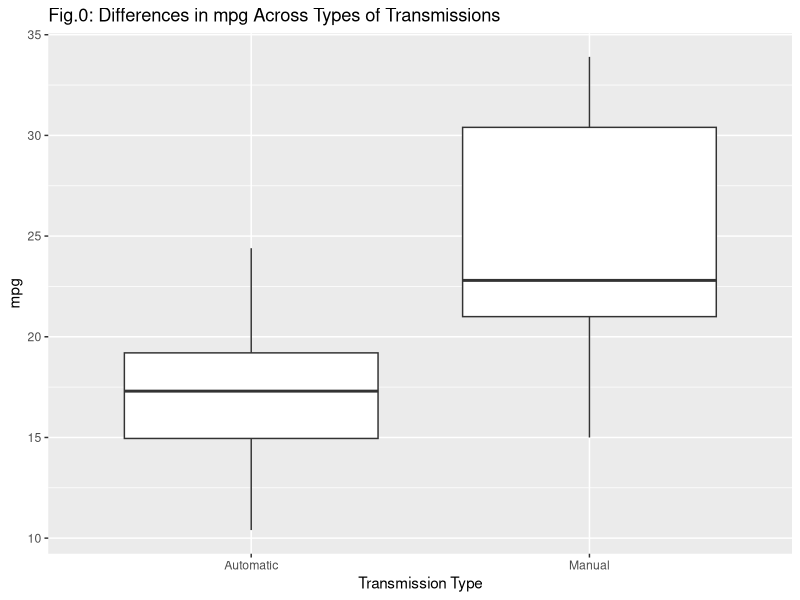
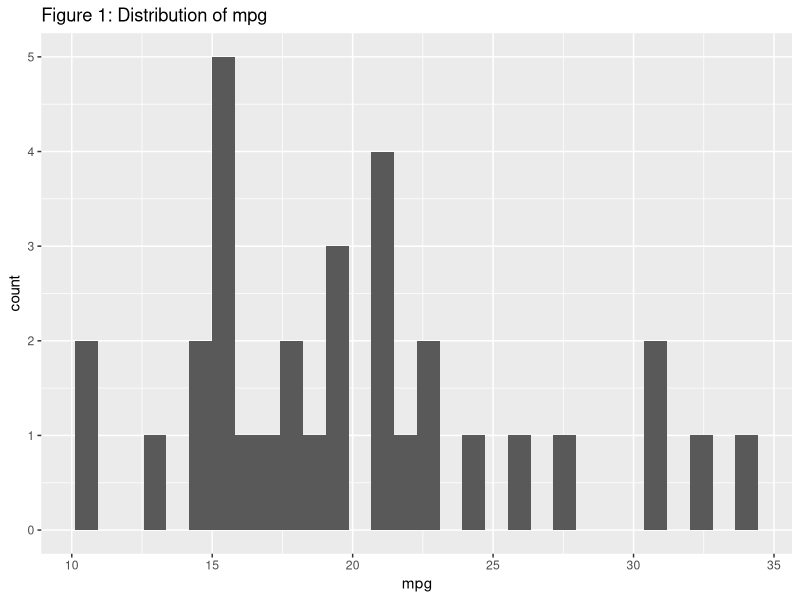
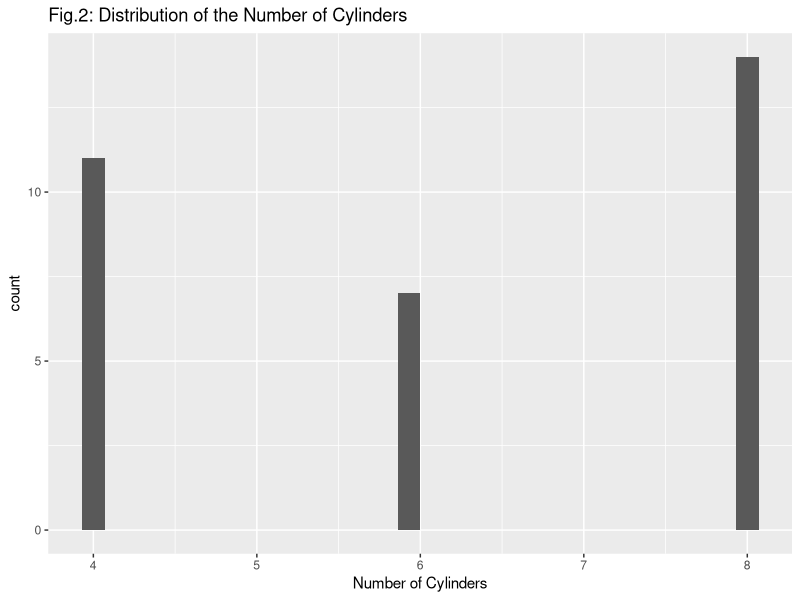
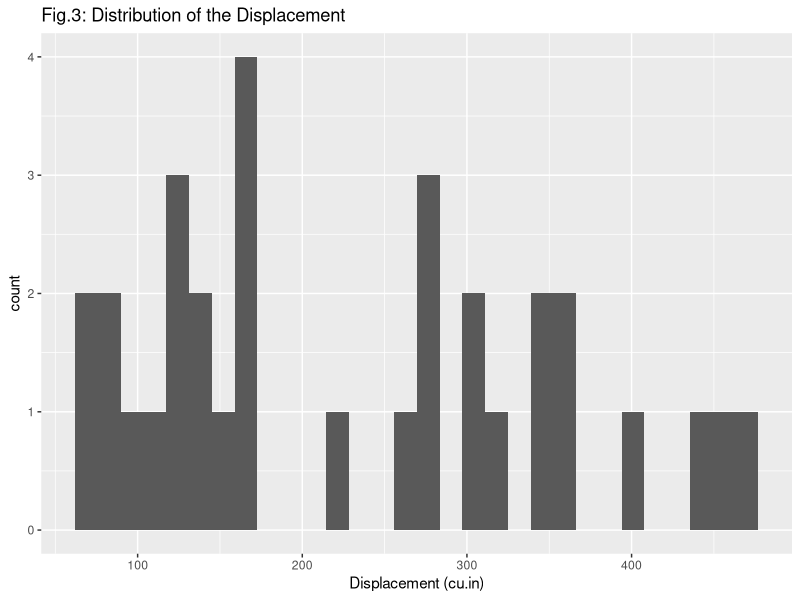
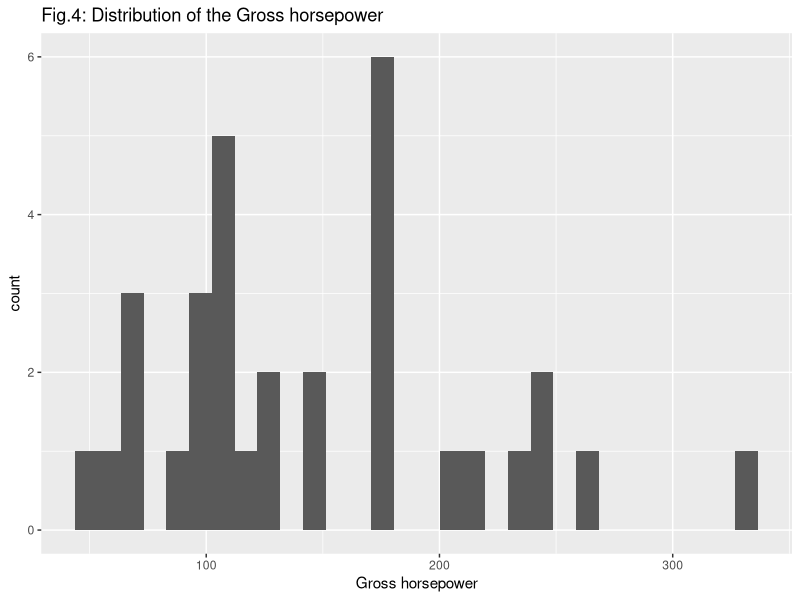
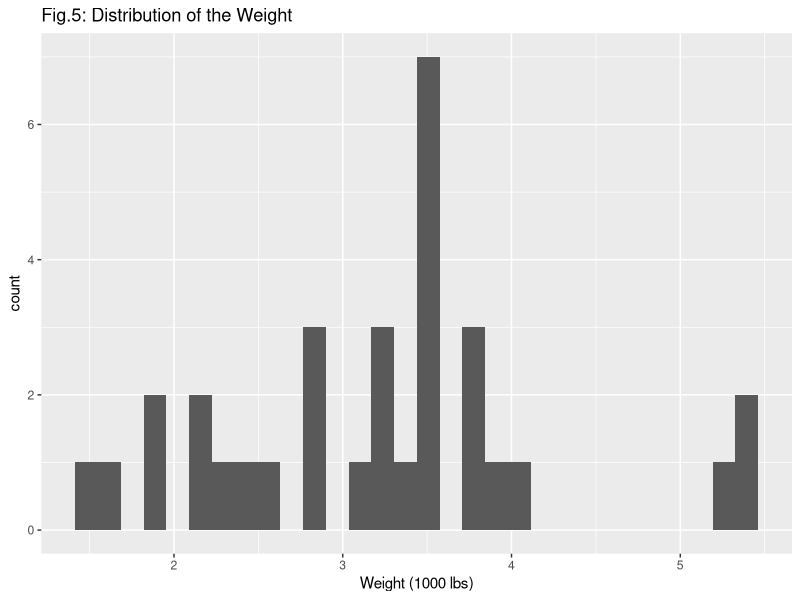
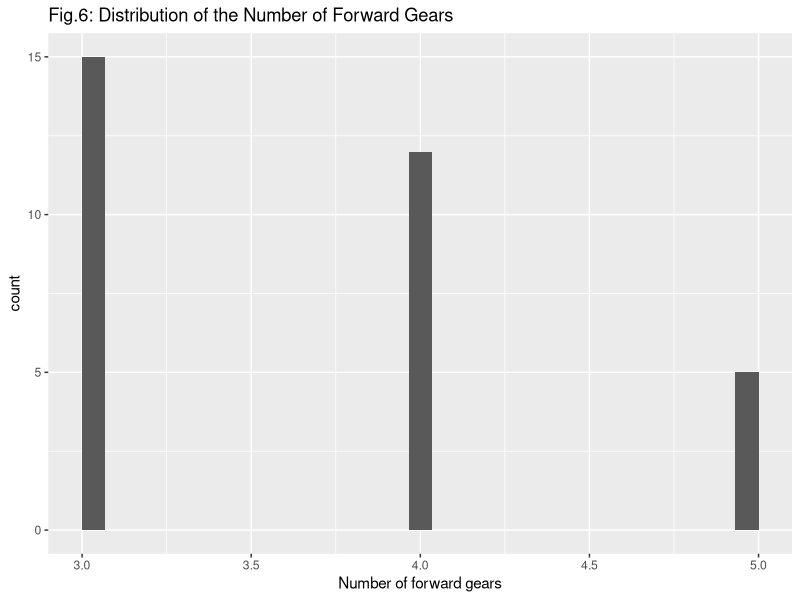
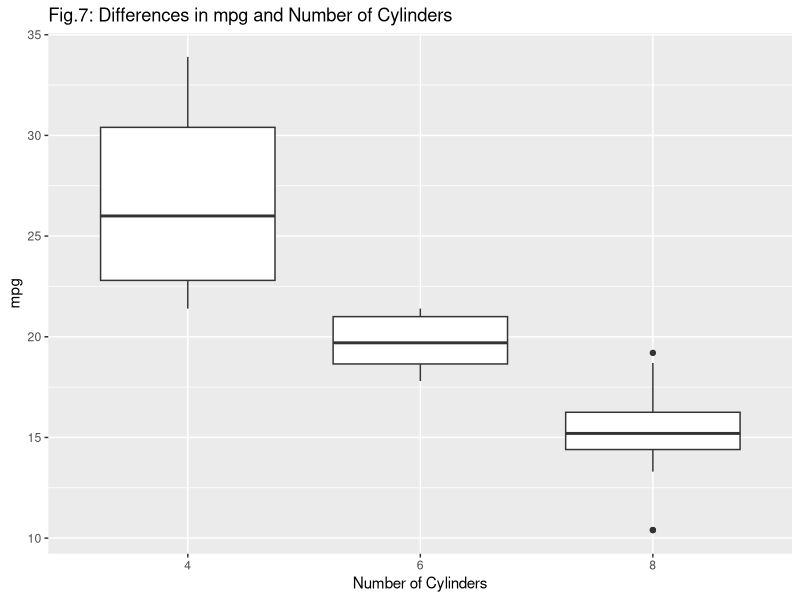

These charts were generated, in order, by the following R code:
## ---- chunk 1
knitr::opts_chunk$set(echo = TRUE)
## ---- chunk 2
library(dplyr)
library(ggplot2)
library(knitr)
data("mtcars")
## ---- chunk 3
mtcars$am <- factor(mtcars$am, labels = c("Automatic", "Manual"))
## ---- chunk 4
mtcars %>% select(mpg, am) %>% group_by(am) %>% summarise(Mean_MPG = mean(mpg), SD = sd(mpg)) %>% kable()

## ---- chunk 5
model1 <- lm(mpg ~ am, data = mtcars)
summary(model1)$coef %>% kable()
## ---- chunk 6
confint(model1) %>% kable()
## ---- chunk 7
cor(mtcars[,c(1,2,3,4,6,10)]) %>% kable()
## ---- chunk 8
model2 <- lm(mpg ~ am + wt , data = mtcars)
summary(model2)$coef %>% kable()
cat("Adjusted R-squared:", summary(model2)$adj.r.squared)
cat("anova(model1, model2): Pr(>F)", anova(model1, model2)$`Pr(>F)`[2])
## ---- chunk 9
model3 <- lm(mpg ~ am + wt + disp, data = mtcars)  
summary(model3)$coef %>% kable()
cat("Adjusted R-squared:", summary(model3)$adj.r.squared)
cat("anova(model2, model3): Pr(>F)", anova(model2, model3)$`Pr(>F)`[2])
## ---- chunk 10
model4 <- lm(mpg ~ am + wt + hp , data = mtcars)     
summary(model4)$coef %>% kable()
cat("Adjusted R-squared:", summary(model4)$adj.r.squared)
cat("anova(model2, model4): Pr(>F)", anova(model2, model4)$`Pr(>F)`[2])
## ---- chunk 11
model5 <- lm(mpg ~ am + wt + hp + cyl , data = mtcars)  # NO
#summary(model5)$coef %>% kable()
cat("anova(model4, model5): Pr(>F)", anova(model4, model5)$`Pr(>F)`[2])

model6 <- lm(mpg ~ am + wt + hp + gear, data = mtcars)  #NO
#summary(model6)$coef %>% kable()
cat("anova(model4, model6): Pr(>F)", anova(model4, model6)$`Pr(>F)`[2])
## ---- chunk 12
mtcars %>% select(mpg, am) %>% ggplot(aes(x=am, y=mpg)) + geom_boxplot() + labs(x = "Transmission Type") + labs(title = "Fig.0: Differences in mpg Across Types of Transmissions")
## ---- chunk 13
ggplot(data = mtcars, aes(x = mpg)) + geom_histogram() + labs( title = "Figure 1: Distribution of mpg")
## ---- chunk 14
ggplot(mtcars, aes(cyl)) + geom_histogram() + labs(x = "Number of Cylinders") + labs(title = "Fig.2: Distribution of the Number of Cylinders")
## ---- chunk 15
ggplot(mtcars, aes(disp)) + geom_histogram() + labs(x = "Displacement (cu.in)") + labs(title = "Fig.3: Distribution of the Displacement")
## ---- chunk 16
ggplot(mtcars, aes(hp)) + geom_histogram() + labs(x = "Gross horsepower") + labs(title = "Fig.4: Distribution of the Gross horsepower")
## ---- chunk 17
ggplot(mtcars, aes(wt)) + geom_histogram() + labs(x = "Weight (1000 lbs)") + labs(title = "Fig.5: Distribution of the Weight")
## ---- chunk 18
ggplot(mtcars, aes(gear)) + geom_histogram() + labs(x = "Number of forward gears") + labs(title = "Fig.6: Distribution of the Number of Forward Gears")
## ---- chunk 19

mtcars %>% select(mpg, cyl) %>% ggplot(aes(x=factor(cyl), y=mpg)) + geom_boxplot() + labs(x = "Number of Cylinders") + labs(title = "Fig.7: Differences in mpg and Number of Cylinders")

## ---- chunk 20
mtcars %>% select(mpg, disp) %>% ggplot(aes(x=disp, y=mpg)) + geom_point() + labs(x = "Displacement (cu.in)") + labs(title = "Fig.8: Displacement and mpg")
## ---- chunk 21
mtcars %>% select(mpg, hp) %>% ggplot(aes(x=hp, y=mpg)) + geom_point() + labs(x = "Gross Horsepower") + labs(title = "Fig.9: Gross Horsepower and mpg")
## ---- chunk 22
mtcars %>% select(mpg, wt) %>% ggplot(aes(x=wt, y=mpg)) + geom_point() + labs(x = "Weight (1000 lbs)") + labs(title = "Fig.10: Weight and mpg")
## ---- chunk 23
mtcars %>% select(mpg, gear) %>% ggplot(aes(x=factor(gear), y=mpg)) + geom_boxplot() + labs(x = "Number of forward gears") + labs(title = "Fig.11: Number of Forward Gears and mpg")
## ---- chunk 24
plot(model4$residuals ~ model4$fitted.values, main = "Fig.12: Residuals vs. Fitted Values Diagnostic Plot") 
